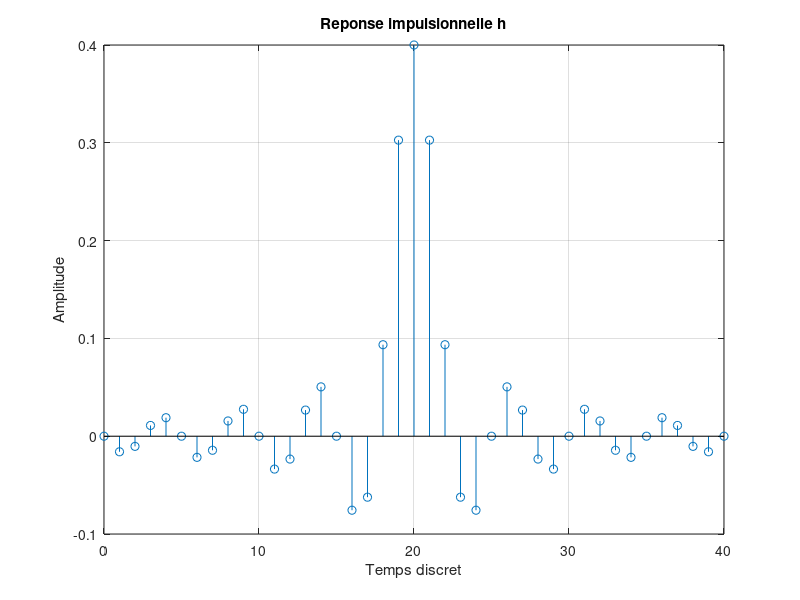
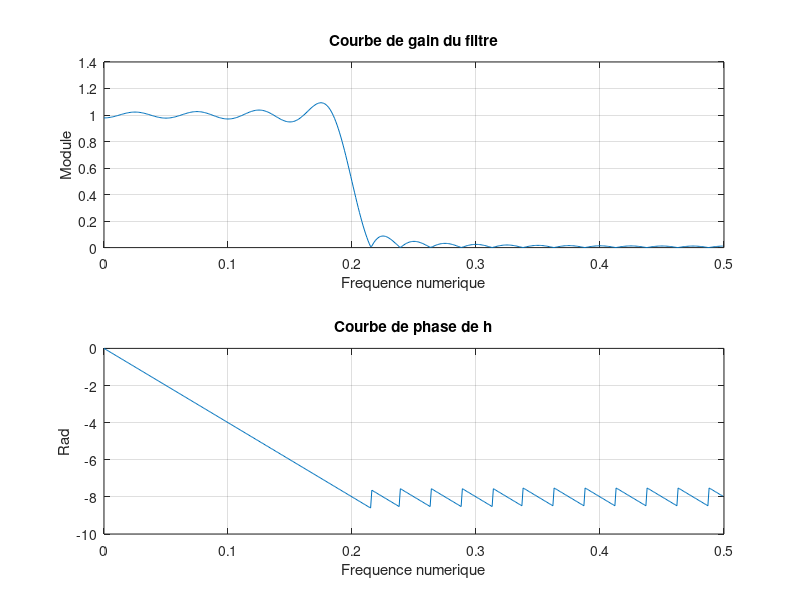
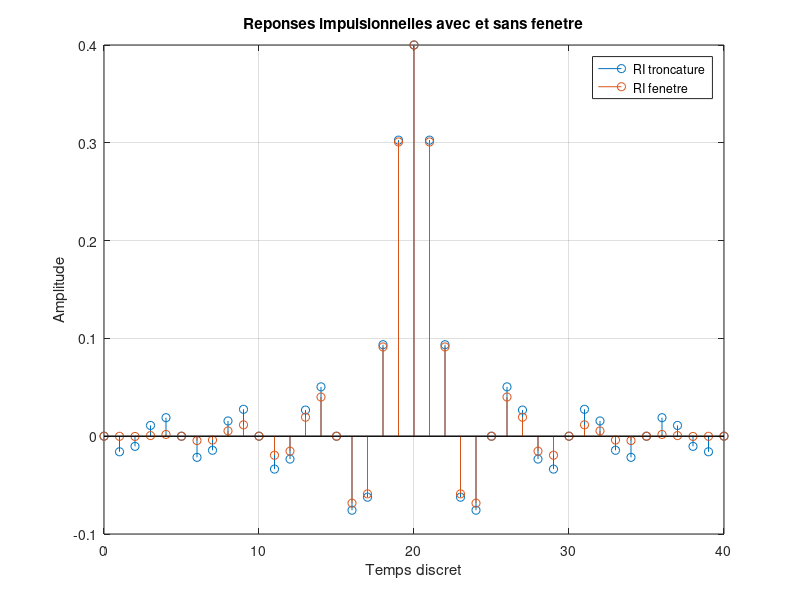
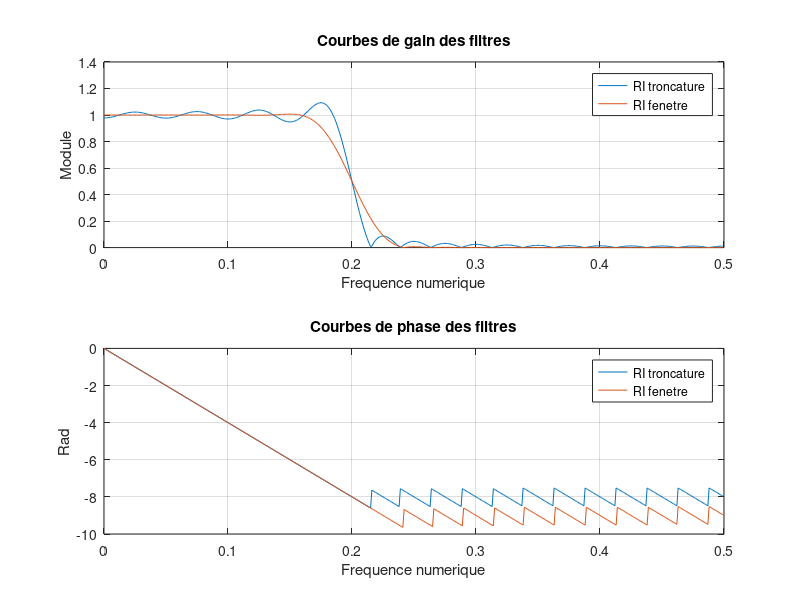

MATLAB code for these plots, in order:
clc; clear; close all

N = 20;

o = (-N:N)';
n0 = 0.2;

h = 2*n0*sinc(2*n0*(o - 2*o));
n = (0:length(h)-1)';

figure(1)
stem(n, h)
grid()
title("Reponse impulsionnelle h")
xlabel("Temps discret")
ylabel("Amplitude")

k = 500;
[H, w] = freqz(h, 1, k);
tftd_h = abs(H);
phase_h = unwrap(angle(H));
f = w/(2*pi);

figure(2)
subplot(2,1,1)
plot(f, tftd_h)
grid()
title("Courbe de gain du filtre")
xlabel("Frequence numerique")
ylabel("Module")

subplot(2,1,2)
plot(f, phase_h/pi)
grid()
title("Courbe de phase de h")
xlabel("Frequence numerique")
ylabel("Rad")

nh = h.*hann(2*N+1);

figure(3)
stem(n, h)
hold on
stem(n, nh)
grid()
title("Reponses impulsionnelles avec et sans fenetre")
xlabel("Temps discret")
ylabel("Amplitude")
legend("RI troncature", "RI fenetre")

[NH, w] = freqz(nh, 1, k);
tftd_nh = abs(NH);
phase_nh = unwrap(angle(NH));
f = w/(2*pi);

figure(4)
subplot(2,1,1)
plot(f, tftd_h)
hold on
plot(f, tftd_nh)
grid()
title("Courbes de gain des filtres")
xlabel("Frequence numerique")
ylabel("Module")
legend("RI troncature", "RI fenetre")

subplot(2,1,2)
plot(f, phase_h/pi)
hold on
plot(f, phase_nh/pi)
grid()
title("Courbes de phase des filtres")
xlabel("Frequence numerique")
ylabel("Rad")
legend("RI troncature", "RI fenetre")

ha = hann(2*N+1);
ht = fir1(2*N, 2*n0, 'low', ha);

figure(5)
stem(n, h)
hold on
stem(n, ht)
grid()
title("Reponses impulsionnelles  fir avec et sans fenetre")
xlabel("Temps discret")
ylabel("Amplitude")
legend("RI troncature", "RI fenetre")

[NT, w] = freqz(ht, 1, k);
tftd_ht = abs(NT);
phase_ht = unwrap(angle(NT));
f = w/(2*pi);

figure(6)
subplot(2,1,1)
plot(f, tftd_h)
hold on
plot(f, tftd_ht)
grid()
title("Courbes de gain des filtres avec fir1")
xlabel("Frequence numerique")
ylabel("Module")
legend("RI troncature", "RI fenetre")

subplot(2,1,2)
plot(f, phase_h/pi)
hold on
plot(f, phase_ht/pi)
grid()
title("Courbes de phase des filtres avec fir1")
xlabel("Frequence numerique")
ylabel("Rad")
legend("RI troncature", "RI fenetre")